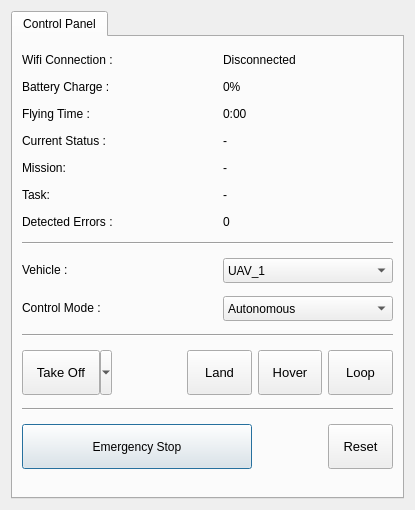
<?xml version="1.0" encoding="UTF-8"?>
<ui version="4.0">
 <class>Form</class>
 <widget class="QWidget" name="Form">
  <property name="geometry">
   <rect>
    <x>0</x>
    <y>0</y>
    <width>346</width>
    <height>510</height>
   </rect>
  </property>
  <property name="windowTitle">
   <string>Form</string>
  </property>
  <layout class="QGridLayout" name="gridLayout">
   <item row="0" column="0">
    <widget class="QTabWidget" name="tab_control_panel">
     <property name="sizePolicy">
      <sizepolicy hsizetype="Expanding" vsizetype="Expanding">
       <horstretch>0</horstretch>
       <verstretch>0</verstretch>
      </sizepolicy>
     </property>
     <property name="minimumSize">
      <size>
       <width>0</width>
       <height>380</height>
      </size>
     </property>
     <property name="maximumSize">
      <size>
       <width>600</width>
       <height>16777215</height>
      </size>
     </property>
     <property name="focusPolicy">
      <enum>Qt::NoFocus</enum>
     </property>
     <property name="toolTip">
      <string>Panel Control</string>
     </property>
     <property name="statusTip">
      <string>Shows the current state of the vehicle and basic control commands</string>
     </property>
     <property name="layoutDirection">
      <enum>Qt::LeftToRight</enum>
     </property>
     <property name="currentIndex">
      <number>0</number>
     </property>
     <property name="usesScrollButtons">
      <bool>false</bool>
     </property>
     <widget class="QWidget" name="widget_control_panel_3">
      <attribute name="title">
       <string>Control Panel</string>
      </attribute>
      <layout class="QGridLayout" name="gridLayout_7">
       <item row="5" column="0">
        <widget class="QLabel" name="label_5">
         <property name="sizePolicy">
          <sizepolicy hsizetype="Expanding" vsizetype="Maximum">
           <horstretch>0</horstretch>
           <verstretch>0</verstretch>
          </sizepolicy>
         </property>
         <property name="text">
          <string>Task:</string>
         </property>
        </widget>
       </item>
       <item row="13" column="4">
        <widget class="QToolButton" name="reset_button_3">
         <property name="sizePolicy">
          <sizepolicy hsizetype="MinimumExpanding" vsizetype="Fixed">
           <horstretch>0</horstretch>
           <verstretch>0</verstretch>
          </sizepolicy>
         </property>
         <property name="minimumSize">
          <size>
           <width>65</width>
           <height>40</height>
          </size>
         </property>
         <property name="maximumSize">
          <size>
           <width>60</width>
           <height>45</height>
          </size>
         </property>
         <property name="font">
          <font>
           <pointsize>10</pointsize>
          </font>
         </property>
         <property name="focusPolicy">
          <enum>Qt::NoFocus</enum>
         </property>
         <property name="text">
          <string>Reset</string>
         </property>
         <property name="icon">
          <iconset resource="../resources/images.qrc">
           <normaloff>:/images/images/reset.png</normaloff>:/images/images/reset.png</iconset>
         </property>
         <property name="toolButtonStyle">
          <enum>Qt::ToolButtonTextUnderIcon</enum>
         </property>
        </widget>
       </item>
       <item row="2" column="0">
        <widget class="QLabel" name="label_flying_time_3">
         <property name="sizePolicy">
          <sizepolicy hsizetype="Preferred" vsizetype="Maximum">
           <horstretch>0</horstretch>
           <verstretch>0</verstretch>
          </sizepolicy>
         </property>
         <property name="text">
          <string>Flying Time :</string>
         </property>
        </widget>
       </item>
       <item row="0" column="0" colspan="2">
        <widget class="QLabel" name="label_wifi_3">
         <property name="sizePolicy">
          <sizepolicy hsizetype="Expanding" vsizetype="Maximum">
           <horstretch>0</horstretch>
           <verstretch>0</verstretch>
          </sizepolicy>
         </property>
         <property name="minimumSize">
          <size>
           <width>120</width>
           <height>0</height>
          </size>
         </property>
         <property name="text">
          <string>Wifi Connection :</string>
         </property>
        </widget>
       </item>
       <item row="9" column="2" colspan="3">
        <widget class="QComboBox" name="selection_mode_3">
         <property name="sizePolicy">
          <sizepolicy hsizetype="Fixed" vsizetype="Minimum">
           <horstretch>0</horstretch>
           <verstretch>0</verstretch>
          </sizepolicy>
         </property>
         <property name="minimumSize">
          <size>
           <width>0</width>
           <height>25</height>
          </size>
         </property>
         <property name="maximumSize">
          <size>
           <width>200</width>
           <height>370</height>
          </size>
         </property>
         <property name="focusPolicy">
          <enum>Qt::NoFocus</enum>
         </property>
         <property name="currentIndex">
          <number>0</number>
         </property>
         <item>
          <property name="text">
           <string>Autonomous</string>
          </property>
         </item>
         <item>
          <property name="text">
           <string>Manual Altitude</string>
          </property>
         </item>
         <item>
          <property name="text">
           <string>Position</string>
          </property>
         </item>
         <item>
          <property name="text">
           <string>Speed</string>
          </property>
         </item>
         <item>
          <property name="text">
           <string>Visual Servoing</string>
          </property>
         </item>
        </widget>
       </item>
       <item row="4" column="0" colspan="2">
        <widget class="QLabel" name="label_6">
         <property name="sizePolicy">
          <sizepolicy hsizetype="Expanding" vsizetype="Maximum">
           <horstretch>0</horstretch>
           <verstretch>0</verstretch>
          </sizepolicy>
         </property>
         <property name="minimumSize">
          <size>
           <width>120</width>
           <height>0</height>
          </size>
         </property>
         <property name="text">
          <string>Mission:</string>
         </property>
        </widget>
       </item>
       <item row="10" column="0" colspan="5">
        <widget class="Line" name="line_7">
         <property name="orientation">
          <enum>Qt::Horizontal</enum>
         </property>
        </widget>
       </item>
       <item row="9" column="0" colspan="2">
        <widget class="QLabel" name="label_control_mode_3">
         <property name="sizePolicy">
          <sizepolicy hsizetype="Expanding" vsizetype="Maximum">
           <horstretch>0</horstretch>
           <verstretch>0</verstretch>
          </sizepolicy>
         </property>
         <property name="minimumSize">
          <size>
           <width>120</width>
           <height>0</height>
          </size>
         </property>
         <property name="text">
          <string>Control Mode :</string>
         </property>
        </widget>
       </item>
       <item row="1" column="0" colspan="2">
        <widget class="QLabel" name="label_battery_4">
         <property name="sizePolicy">
          <sizepolicy hsizetype="Preferred" vsizetype="Maximum">
           <horstretch>0</horstretch>
           <verstretch>0</verstretch>
          </sizepolicy>
         </property>
         <property name="text">
          <string>Battery Charge :</string>
         </property>
        </widget>
       </item>
       <item row="11" column="0">
        <widget class="QToolButton" name="take_off_button_3">
         <property name="sizePolicy">
          <sizepolicy hsizetype="MinimumExpanding" vsizetype="Fixed">
           <horstretch>0</horstretch>
           <verstretch>0</verstretch>
          </sizepolicy>
         </property>
         <property name="minimumSize">
          <size>
           <width>90</width>
           <height>40</height>
          </size>
         </property>
         <property name="maximumSize">
          <size>
           <width>60</width>
           <height>45</height>
          </size>
         </property>
         <property name="font">
          <font>
           <pointsize>10</pointsize>
          </font>
         </property>
         <property name="focusPolicy">
          <enum>Qt::NoFocus</enum>
         </property>
         <property name="text">
          <string>Take Off</string>
         </property>
         <property name="icon">
          <iconset resource="../resources/images.qrc">
           <normaloff>:/images/images/airplane-takeoff.png</normaloff>:/images/images/airplane-takeoff.png</iconset>
         </property>
         <property name="popupMode">
          <enum>QToolButton::MenuButtonPopup</enum>
         </property>
         <property name="toolButtonStyle">
          <enum>Qt::ToolButtonTextUnderIcon</enum>
         </property>
        </widget>
       </item>
       <item row="11" column="1" colspan="2">
        <widget class="QToolButton" name="land_button_3">
         <property name="sizePolicy">
          <sizepolicy hsizetype="MinimumExpanding" vsizetype="Fixed">
           <horstretch>0</horstretch>
           <verstretch>0</verstretch>
          </sizepolicy>
         </property>
         <property name="minimumSize">
          <size>
           <width>65</width>
           <height>40</height>
          </size>
         </property>
         <property name="maximumSize">
          <size>
           <width>60</width>
           <height>45</height>
          </size>
         </property>
         <property name="font">
          <font>
           <pointsize>10</pointsize>
          </font>
         </property>
         <property name="focusPolicy">
          <enum>Qt::NoFocus</enum>
         </property>
         <property name="text">
          <string>Land</string>
         </property>
         <property name="icon">
          <iconset resource="../resources/images.qrc">
           <normaloff>:/images/images/airplane-landing.png</normaloff>:/images/images/airplane-landing.png</iconset>
         </property>
         <property name="toolButtonStyle">
          <enum>Qt::ToolButtonTextUnderIcon</enum>
         </property>
        </widget>
       </item>
       <item row="12" column="0" colspan="5">
        <widget class="Line" name="line_8">
         <property name="orientation">
          <enum>Qt::Horizontal</enum>
         </property>
        </widget>
       </item>
       <item row="11" column="3">
        <widget class="QToolButton" name="hover_button_3">
         <property name="sizePolicy">
          <sizepolicy hsizetype="MinimumExpanding" vsizetype="Fixed">
           <horstretch>0</horstretch>
           <verstretch>0</verstretch>
          </sizepolicy>
         </property>
         <property name="minimumSize">
          <size>
           <width>64</width>
           <height>40</height>
          </size>
         </property>
         <property name="maximumSize">
          <size>
           <width>60</width>
           <height>45</height>
          </size>
         </property>
         <property name="font">
          <font>
           <pointsize>10</pointsize>
          </font>
         </property>
         <property name="focusPolicy">
          <enum>Qt::NoFocus</enum>
         </property>
         <property name="text">
          <string>Hover</string>
         </property>
         <property name="icon">
          <iconset resource="../resources/images.qrc">
           <normaloff>:/images/images/air_plane_airport_2.png</normaloff>:/images/images/air_plane_airport_2.png</iconset>
         </property>
         <property name="toolButtonStyle">
          <enum>Qt::ToolButtonTextUnderIcon</enum>
         </property>
        </widget>
       </item>
       <item row="3" column="2" colspan="3">
        <widget class="QLabel" name="value_currentGoal_3">
         <property name="sizePolicy">
          <sizepolicy hsizetype="Fixed" vsizetype="Preferred">
           <horstretch>0</horstretch>
           <verstretch>0</verstretch>
          </sizepolicy>
         </property>
         <property name="minimumSize">
          <size>
           <width>100</width>
           <height>0</height>
          </size>
         </property>
         <property name="text">
          <string>-</string>
         </property>
        </widget>
       </item>
       <item row="11" column="4">
        <widget class="QToolButton" name="loop_button_3">
         <property name="sizePolicy">
          <sizepolicy hsizetype="MinimumExpanding" vsizetype="Fixed">
           <horstretch>0</horstretch>
           <verstretch>0</verstretch>
          </sizepolicy>
         </property>
         <property name="minimumSize">
          <size>
           <width>65</width>
           <height>40</height>
          </size>
         </property>
         <property name="maximumSize">
          <size>
           <width>60</width>
           <height>45</height>
          </size>
         </property>
         <property name="font">
          <font>
           <pointsize>10</pointsize>
          </font>
         </property>
         <property name="focusPolicy">
          <enum>Qt::NoFocus</enum>
         </property>
         <property name="text">
          <string>Loop</string>
         </property>
         <property name="icon">
          <iconset resource="../resources/images.qrc">
           <normaloff>:/images/images/spin-drone.png</normaloff>:/images/images/spin-drone.png</iconset>
         </property>
         <property name="iconSize">
          <size>
           <width>18</width>
           <height>18</height>
          </size>
         </property>
         <property name="toolButtonStyle">
          <enum>Qt::ToolButtonTextUnderIcon</enum>
         </property>
        </widget>
       </item>
       <item row="5" column="2" colspan="3">
        <widget class="QLabel" name="value_task_3">
         <property name="sizePolicy">
          <sizepolicy hsizetype="Fixed" vsizetype="Preferred">
           <horstretch>0</horstretch>
           <verstretch>0</verstretch>
          </sizepolicy>
         </property>
         <property name="minimumSize">
          <size>
           <width>100</width>
           <height>0</height>
          </size>
         </property>
         <property name="text">
          <string>-</string>
         </property>
        </widget>
       </item>
       <item row="4" column="2" colspan="3">
        <widget class="QLabel" name="value_mission_3">
         <property name="sizePolicy">
          <sizepolicy hsizetype="Fixed" vsizetype="Preferred">
           <horstretch>0</horstretch>
           <verstretch>0</verstretch>
          </sizepolicy>
         </property>
         <property name="minimumSize">
          <size>
           <width>100</width>
           <height>0</height>
          </size>
         </property>
         <property name="text">
          <string>-</string>
         </property>
        </widget>
       </item>
       <item row="13" column="0" colspan="3">
        <widget class="QPushButton" name="emergency_stop_button_3">
         <property name="sizePolicy">
          <sizepolicy hsizetype="MinimumExpanding" vsizetype="Fixed">
           <horstretch>0</horstretch>
           <verstretch>0</verstretch>
          </sizepolicy>
         </property>
         <property name="minimumSize">
          <size>
           <width>230</width>
           <height>40</height>
          </size>
         </property>
         <property name="maximumSize">
          <size>
           <width>230</width>
           <height>45</height>
          </size>
         </property>
         <property name="focusPolicy">
          <enum>Qt::NoFocus</enum>
         </property>
         <property name="text">
          <string>Emergency Stop</string>
         </property>
         <property name="icon">
          <iconset resource="../resources/images.qrc">
           <normaloff>:/images/images/stop.png</normaloff>:/images/images/stop.png</iconset>
         </property>
         <property name="autoRepeat">
          <bool>true</bool>
         </property>
         <property name="autoDefault">
          <bool>true</bool>
         </property>
         <property name="default">
          <bool>true</bool>
         </property>
        </widget>
       </item>
       <item row="2" column="2" colspan="3">
        <widget class="QLabel" name="value_fligth_time_3">
         <property name="sizePolicy">
          <sizepolicy hsizetype="Fixed" vsizetype="Preferred">
           <horstretch>0</horstretch>
           <verstretch>0</verstretch>
          </sizepolicy>
         </property>
         <property name="minimumSize">
          <size>
           <width>100</width>
           <height>0</height>
          </size>
         </property>
         <property name="autoFillBackground">
          <bool>false</bool>
         </property>
         <property name="text">
          <string>0:00</string>
         </property>
        </widget>
       </item>
       <item row="1" column="2" colspan="3">
        <widget class="QLabel" name="value_battery_3">
         <property name="sizePolicy">
          <sizepolicy hsizetype="Fixed" vsizetype="Preferred">
           <horstretch>0</horstretch>
           <verstretch>0</verstretch>
          </sizepolicy>
         </property>
         <property name="minimumSize">
          <size>
           <width>100</width>
           <height>0</height>
          </size>
         </property>
         <property name="text">
          <string>0%</string>
         </property>
        </widget>
       </item>
       <item row="0" column="2" colspan="3">
        <widget class="QLabel" name="value_wifi_3">
         <property name="sizePolicy">
          <sizepolicy hsizetype="Fixed" vsizetype="Preferred">
           <horstretch>0</horstretch>
           <verstretch>0</verstretch>
          </sizepolicy>
         </property>
         <property name="minimumSize">
          <size>
           <width>100</width>
           <height>0</height>
          </size>
         </property>
         <property name="text">
          <string>Disconnected</string>
         </property>
        </widget>
       </item>
       <item row="6" column="2" colspan="3">
        <widget class="QLabel" name="value_errors_3">
         <property name="sizePolicy">
          <sizepolicy hsizetype="Fixed" vsizetype="Preferred">
           <horstretch>0</horstretch>
           <verstretch>0</verstretch>
          </sizepolicy>
         </property>
         <property name="minimumSize">
          <size>
           <width>100</width>
           <height>0</height>
          </size>
         </property>
         <property name="text">
          <string>0</string>
         </property>
        </widget>
       </item>
       <item row="3" column="0" colspan="2">
        <widget class="QLabel" name="label_current_goal_3">
         <property name="sizePolicy">
          <sizepolicy hsizetype="Expanding" vsizetype="Maximum">
           <horstretch>0</horstretch>
           <verstretch>0</verstretch>
          </sizepolicy>
         </property>
         <property name="minimumSize">
          <size>
           <width>120</width>
           <height>0</height>
          </size>
         </property>
         <property name="text">
          <string>Current Status :</string>
         </property>
        </widget>
       </item>
       <item row="6" column="0" colspan="2">
        <widget class="QLabel" name="label_errors_3">
         <property name="sizePolicy">
          <sizepolicy hsizetype="Expanding" vsizetype="Maximum">
           <horstretch>0</horstretch>
           <verstretch>0</verstretch>
          </sizepolicy>
         </property>
         <property name="minimumSize">
          <size>
           <width>120</width>
           <height>0</height>
          </size>
         </property>
         <property name="text">
          <string>Detected Errors :</string>
         </property>
        </widget>
       </item>
       <item row="8" column="2" colspan="3">
        <widget class="QComboBox" name="selection_vehicle_3">
         <property name="sizePolicy">
          <sizepolicy hsizetype="Fixed" vsizetype="Minimum">
           <horstretch>0</horstretch>
           <verstretch>0</verstretch>
          </sizepolicy>
         </property>
         <property name="minimumSize">
          <size>
           <width>0</width>
           <height>25</height>
          </size>
         </property>
         <property name="maximumSize">
          <size>
           <width>200</width>
           <height>370</height>
          </size>
         </property>
         <property name="focusPolicy">
          <enum>Qt::NoFocus</enum>
         </property>
         <property name="layoutDirection">
          <enum>Qt::LeftToRight</enum>
         </property>
         <property name="insertPolicy">
          <enum>QComboBox::InsertAtTop</enum>
         </property>
         <property name="frame">
          <bool>true</bool>
         </property>
         <item>
          <property name="text">
           <string>UAV_1</string>
          </property>
         </item>
         <item>
          <property name="text">
           <string>UAV_2</string>
          </property>
         </item>
         <item>
          <property name="text">
           <string>UAV_3</string>
          </property>
         </item>
         <item>
          <property name="text">
           <string>UAV_4</string>
          </property>
         </item>
         <item>
          <property name="text">
           <string>UAV_5</string>
          </property>
         </item>
         <item>
          <property name="text">
           <string>UAV_6</string>
          </property>
         </item>
        </widget>
       </item>
       <item row="7" column="0" colspan="5">
        <widget class="Line" name="line_9">
         <property name="orientation">
          <enum>Qt::Horizontal</enum>
         </property>
        </widget>
       </item>
       <item row="8" column="0" colspan="2">
        <widget class="QLabel" name="label_sel_vehicle_3">
         <property name="sizePolicy">
          <sizepolicy hsizetype="Expanding" vsizetype="Maximum">
           <horstretch>0</horstretch>
           <verstretch>0</verstretch>
          </sizepolicy>
         </property>
         <property name="minimumSize">
          <size>
           <width>120</width>
           <height>0</height>
          </size>
         </property>
         <property name="text">
          <string>Vehicle :</string>
         </property>
        </widget>
       </item>
      </layout>
     </widget>
    </widget>
   </item>
  </layout>
 </widget>
 <resources>
  <include location="../resources/images.qrc"/>
 </resources>
 <connections/>
</ui>
